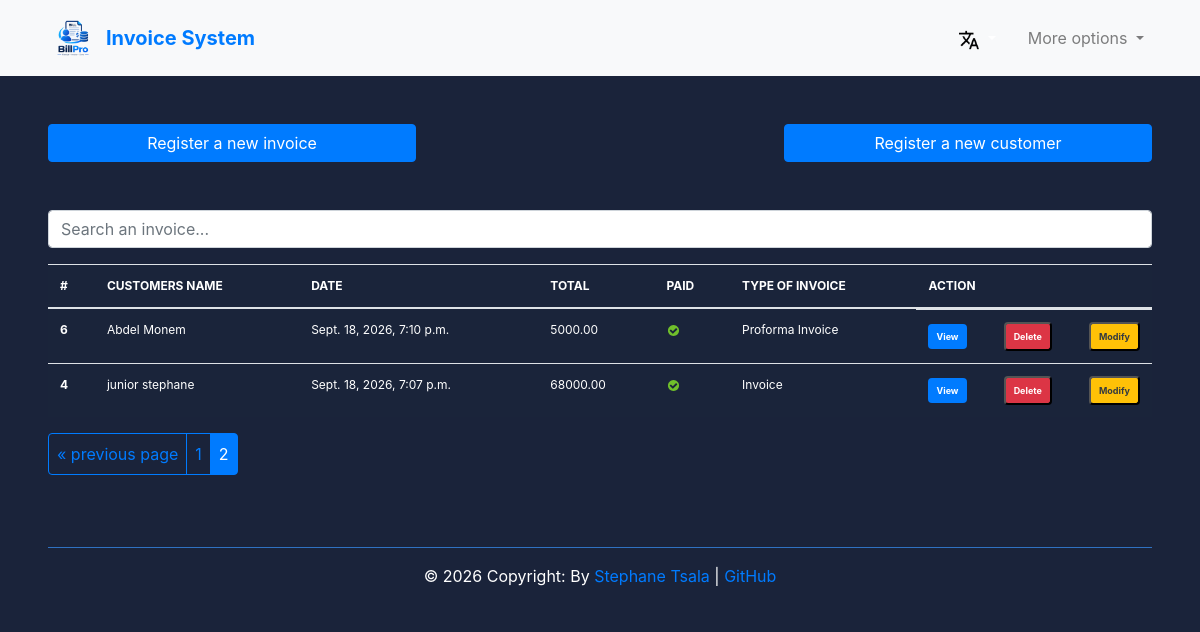
The app's page /en/?page=2 (signed in), older data.
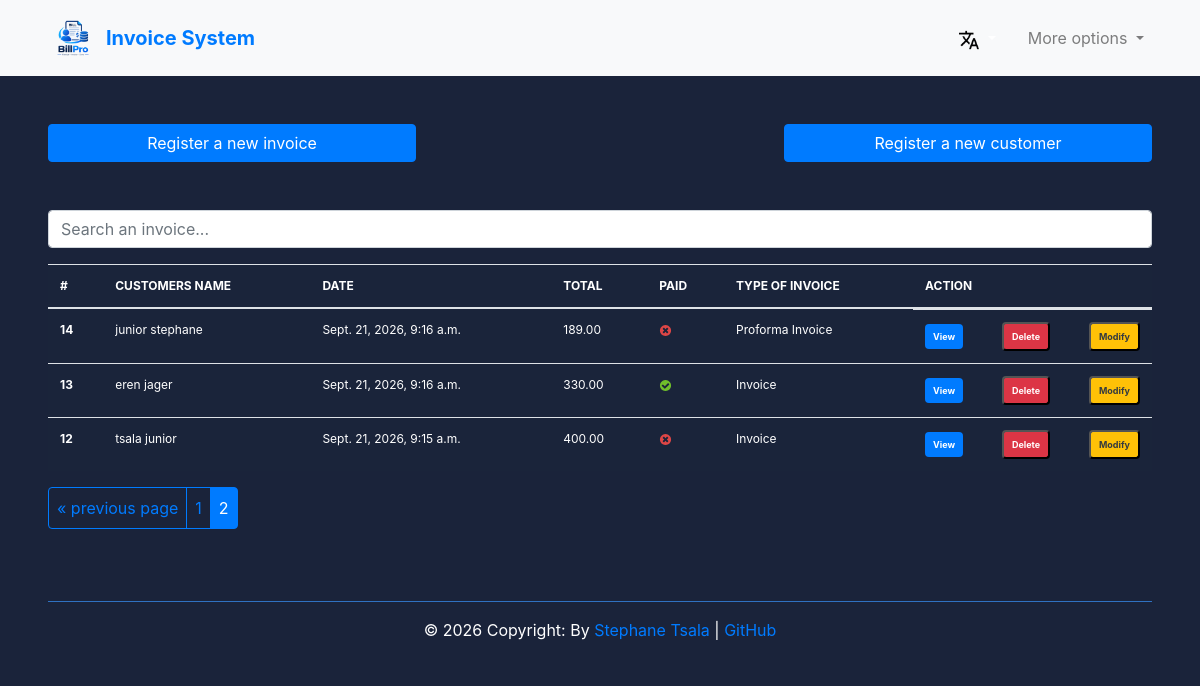
The same page, newer data.
### Invoice_app/models.py (models this page shows, shortened)
class Invoice(models.Model):
    INVOICE_TYPES = [("R", _("Receipt")), ("I", _("Invoice")), ("P", _("Proforma Invoice"))]
    customer = models.ForeignKey(Customer, on_delete=models.PROTECT)
    save_by = models.ForeignKey(User, on_delete=models.PROTECT)
    invoice_date = models.DateTimeField(auto_now_add=True, null=False, blank=False)
    amount = models.DecimalField(max_digits=10, decimal_places=2)
    last_updated = models.DateTimeField(null=True, blank=True)
    paid = models.BooleanField(default=False)
    invoice_type = models.CharField(
        max_length=1, choices=INVOICE_TYPES, null=False, blank=False
    )
    comments = models.TextField(null=True, blank=True)
    class Meta:
        verbose_name = "Invoice"
        verbose_name_plural = "Invoices"
    @property
    def get_total_amount(self):
        total_amount = sum(product.get_total_price for product in self.products_set.all())
        return total_amount
    def get_invoice_type_display(self):
        return dict(self.INVOICE_TYPES).get(self.invoice_type, _("Unknown"))

class Customer(models.Model):
    SEX_TYPES = [("M", _("Male")), ("F", _("Female"))]
    name = models.CharField(max_length=150, null=False, blank=False)
    email = models.EmailField(unique=True, null=False, blank=False)
    phone_number = models.CharField(max_length=20, unique=True, null=False, blank=False)
    address = models.CharField(max_length=100, null=False, blank=False)
    sex = models.CharField(max_length=1, choices=SEX_TYPES, null=False, blank=False)
    age = models.CharField(max_length=10, null=False, blank=False)
    city = models.CharField(max_length=50, null=False, blank=False)
    zip_code = models.CharField(max_length=20)
    created_at = models.DateTimeField(auto_now_add=True)
    save_by = models.ForeignKey(User, on_delete=models.PROTECT)
    class Meta:
        verbose_name = "Customer"
        verbose_name_plural = "Customers"

class Products(models.Model):
    invoice = models.ForeignKey(Invoice, on_delete=models.CASCADE, related_name="products_set")
    name = models.CharField(max_length=100, null=False, blank=False)
    quantity = models.PositiveIntegerField(null=False, blank=False)
    unit_price = models.DecimalField(max_digits=10, decimal_places=2, null=False, blank=False)
    total_price = models.DecimalField(max_digits=10, decimal_places=2, null=False, blank=False)
    class Meta:
        verbose_name = "Product"
        verbose_name_plural = "Products"
    @property
    def get_total_price(self):
        return self.quantity * self.unit_price

### Invoice_app/views.py (the view, shortened to what this page needs)
# urls.py: path('', views.HomeView.as_view(), name='home'),
class HomeView(LoginRequiredSuperuserMixin, View):
    template_name = "index.html"
    """
    select_related is used to optimize database queries by fetching related objects in a single query, reducing the number of database hits.
    In this case, it fetches the related 'customer' object for each invoice, which can improve performance when displaying invoice data along with customer information.
    """
    invoices = (
        Invoice.objects.select_related("customer", "save_by")
        .all()
        .order_by("-invoice_date")
    )  # display the recent invoices saved
    context = {"invoices": invoices}
    def get(self, request, *args, **kwargs):
        items = pagination(request, self.invoices)  # Paginate the invoices
        self.context["invoices"] = items  # Update the context with paginated invoices
        return render(request, self.template_name, self.context)

### Invoice_app/decorator.py (called while the page is built)
    def test_func(self):
        return self.request.user.is_superuser

### Invoice_app/utils.py (called while the page is built)
def pagination(request, invoices):
    default_page = 1
    page = request.GET.get("page", default_page)
    items_per_page = 5  # Number of invoices to display per page
    paginator = Paginator(
        invoices, items_per_page
    )  # Show items_per_page invoices per page
    try:
        items_page = paginator.page(page)
    except PageNotAnInteger:
        items_page = paginator.page(default_page)
    except EmptyPage:
        items_page = paginator.page(paginator.num_pages)
    return items_page  # Return the paginated invoices for rendering in the template

### templates/index.html (shortened to what this page needs)
{% extends 'base.html' %}
{% load i18n %}
{% load static %}
{% block content %}
<br>
<div class="row justify-content-between display-flex ml-5 mr-5">
    <a href="{% url 'add_invoice' %}" class="btn col-md-4 btn-primary">
        {% trans 'Register a new invoice' %}
    </a>
    <a href="{% url 'add_customer' %}" class="btn col-md-4 btn-primary">
        {% trans 'Register a new customer' %}
    </a>
</div>
<br> <br>
<div class="form-group ml-5 mr-5">
    <input id="search" class="form-control" type="text" placeholder="{% trans 'Search an invoice...' %}">
</div>
<div class="ml-5 mr-5">
    <table class="table table-striped-columns">
        <thead>
            <tr>
                <th scope="col">#</th>
                <th scope="col">{% trans 'CUSTOMERS NAME' %}</th>
                <th scope="col">{% trans 'DATE' %}</th>
                <th scope="col">{% trans 'TOTAL' %}</th>
                <th scope="col">{% trans 'PAID' %}</th>
                <th scope="col">{% trans 'TYPE OF INVOICE' %}</th>
                <th scope="col">{% trans 'ACTION' %}</th>
            </tr>
        </thead>
        <tbody id="myTable">
            {% if invoices %}
            {% for facture in invoices %}
            <tr>
                <th scope="row">{{ facture.pk }}</th>
                <td>{{facture.customer.name}}</td>
                <td>{{facture.invoice_date}}</td>
                <td>{{ facture.get_total_amount }}</td>
                <td>
                    {% if facture.paid %}
                    <img src="{% static 'images/icon-yes.svg' %}" alt="True">
                    {% else %}
                    <img src="{% static 'images/icon-no.svg' %}" alt="False">
                    {% endif %}
                </td>
                <td>{{facture.get_invoice_type_display }}</td>
                <td class="d-flex justify-content-between align-items-center gap-2">
                    <a href="{% url 'view_invoice' pk=facture.pk %}" title="{% trans 'Detail' %}"
                        class="badge text-white bg-primary p-2">{% trans 'View' %}</a>
                    <button id="btn-invoice-sup" type="button" data-toggle="modal" data-target="#supprimer"
                        class="badge text-white bg-danger p-2" title="{% trans 'Delete' %}" data-id="{{facture.pk}}"
                        data-customer="{{facture.customer.name}}">{% trans 'Delete' %}
                    </button>
                    <button id="btn-invoice-mod" type="button" data-toggle="modal" title="{% trans 'Modify' %}"
                        data-target="#modifier" data-id="{{facture.pk}}" data-customer=""
                        class="badge text-dark bg-warning p-2"> {% trans 'Modify' %}
                    </button>
                </td>
            </tr>
            {% endfor %}
            {% else %}
            <p class="text-center text-white">{% trans 'No invoice found.' %}</p>
            {% endif %}
        </tbody>
    </table>
    {% if invoices.has_other_pages %}
    <div class="btn-group" role="group" aria-label="{% trans 'Item pagination' %}">
        {% if invoices.has_previous %}
        <a href="?page={{ invoices.previous_page_number }}" class="btn btn-outline-primary p-2">&laquo; {% trans 'previous page' %}
        </a>
        {% endif %}
        {% for page_number in invoices.paginator.page_range %}
        {% if invoices.number == page_number %}
        <button class="btn btn-outline-primary p-2 active">
            <span>{{page_number}}<span class="sr-only">({% trans 'current' %})</span></span>
        </button>
        {% else %}
        <a href="?page={{ page_number }}" class="btn btn-outline-primary p-2">{{ page_number }}</a>
        {% endif %}
        {% endfor %}
    </div>
    {% endif %}
</div>
<br><br>
{% endblock %}

### templates/base.html (shortened to what this page needs)
<!DOCTYPE html>
{% load i18n %}
{% load static %}
<html lang="en">
<head>
    <link rel="stylesheet" href="{% static 'css/style.css' %}">
    <link rel="stylesheet" href="https://cdn.jsdelivr.net/npm/bootstrap@4.6.2/dist/css/bootstrap.min.css"
>
    {% load static %}
</head>
<body>
    {% get_available_languages as LANGUAGES %}
    {% get_language_info_list for LANGUAGES as languages %}
    <header>
        <nav class="navbar navbar-expand-lg navbar-light bg-light py-2 px-5">
            <a class="navbar-brand d-flex align-items-center mr-auto" href="{% url 'home' %}">
                <img src="{% static 'images/InvoiceAppLogo.png' %}" width="50" height="50"
                    class="d-inline-block align-top" alt="">
                <span class="ml-2 text-primary font-weight-bold">{% trans 'Invoice System' %}</span>
            </a>
            <div class="collapse navbar-collapse justify-content-end" id="navbarSupportedContent">
                <ul class="navbar-nav align-items-center">
                    <div class="nav-item dropdown">
                        <a class="nav-link text-white dropdown-toggle" href="#" id="navbarDropdown" role="button"
                            data-toggle="dropdown" aria-haspopup="true" aria-expanded="false">
                            <img src="{% static 'images/translate.png' %}" alt="" width="20" height="20">
                        </a>
                    </div>
                    <li class="nav-item dropdown ml-lg-3">
                        <a class="nav-link dropdown-toggle" href="#" role="button" data-toggle="dropdown"
                            aria-expanded="false">
                            {% translate 'More options' %}
                        </a>
                    </li>
                </ul>
            </div>
        </nav>
    </header>
    <div class="container">
        <div class="wrapper">
            <br>
        </div>
    </div>
    {% block content %}
    {% endblock %}
    <footer class="text-center mx-5 py-3 mt-4">
        <div class="text-center">
            &copy; 2026 {% trans 'Copyright' %}:
            <span>{% trans 'By' %} <a href="https://www.linkedin.com/in/stephane-tsala/" target="_blank">{% trans 'Stephane Tsala' %}</a></span> |
            <a href="https://www.github.com/tsalajunior/" target="_blank">GitHub</a>
        </div>
    </footer>
</body>
</html>

### static/css/style.css (style rules this page uses)
body { margin: 0; padding: 0; font: 400 .875rem 'Open Sans', sans-serif; color: #bcd0f7; background: #1A233A !important; position: relative; height: 100%; }
table th, table td { color: #ffffff; }
footer { padding: 3rem 0 0 0; border-top: #2f71c1 1px solid; color: #ffffff; }
.table { background: #1a243a; color: #bcd0f7; font-size: .75rem; }

Row changes from the older to the newer data that the page shows:
removed Invoice: pk "6", customer.name "Abdel Monem", invoice_date "Sept. 18, 2026, 7:10 p.m.", get_total_amount "5000.00", paid True (drawn), invoice_type "Proforma Invoice"
removed Invoice: pk "4", customer.name "junior stephane", invoice_date "Sept. 18, 2026, 7:07 p.m.", get_total_amount "68000.00", paid True (drawn), invoice_type "Invoice"
added Invoice: pk "14", customer.name "junior stephane", invoice_date "Sept. 21, 2026, 9:16 a.m.", get_total_amount "189.00", paid False (drawn), invoice_type "Proforma Invoice"
added Invoice: pk "13", customer.name "eren jager", invoice_date "Sept. 21, 2026, 9:16 a.m.", get_total_amount "330.00", paid True (drawn), invoice_type "Invoice"
added Invoice: pk "12", customer.name "tsala junior", invoice_date "Sept. 21, 2026, 9:15 a.m.", get_total_amount "400.00", paid False (drawn), invoice_type "Invoice"
